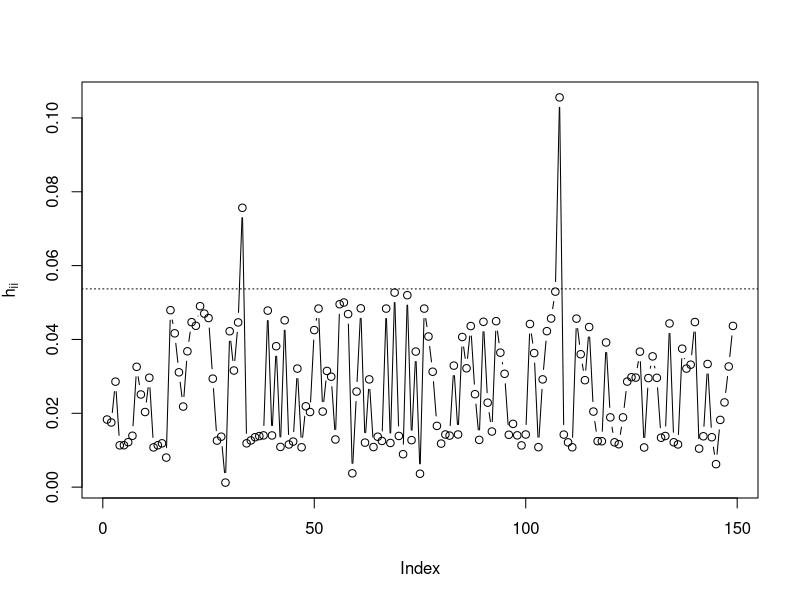

R code for this plot:
### Exercise 6 GRM


# load needed packages
library(tidyverse)


######## next section does load and clean up the data ########

# load foodstamp data set by using read.table function
foodstamp_data <- read.table("foodstamp.dat", header = FALSE)

# rename columns by using colnames function
colnames(foodstamp_data) <- c("y", "TEN", "SUP", "INC")

# show head and summary of foodstamp data set by using head and summary function
head(foodstamp_data)
summary(foodstamp_data)

# clean up observations with "no income" by using filter function and
# redefine the data set
foodstamp_data <- foodstamp_data %>% filter(INC > 0)

######## next section fits a logit model and computes diagonal elements ########

# fit a generalized linear model with log-link (logit-model) using glm function
# and link = logit
fit_logit_model <- glm(
  formula = y ~ TEN + SUP + INC,
  family = binomial(link = "logit"), data = foodstamp_data
)

# to interpret the model use summary
summary(fit_logit_model)

# function that outputs the diagonal elements of the generalized hat matrix
# of a generalized linear model to later identify high-leverage points
output_diag_elements <- function(glmobject) {
  w <- glmobject$weights # weights of the IWLS-steep
  x <- model.matrix(glmobject) # extract design-matrix X
  wsqrt_x <- sqrt(w) * x
  finv <- summary(glmobject)$cov.scaled # Inverse Fisher-matrix with scaled cov

  calcualte_diag_elements <- diag(wsqrt_x %*% finv %*% t(wsqrt_x))

  return(calcualte_diag_elements)
}

# give out the diagonal elements of the fitted logit-model
diag_elements_logit <- output_diag_elements(fit_logit_model)

######## next section plots the diagonal elements and identifies high-leverage points ########

# set number of observations in data using length function
n <- length(foodstamp_data$y)

# plot of diagonal elements against indicies using plot function to get
# first overview
par(mfrow = c(1, 1))
plot(1:n, diag_elements_logit,
  type = "b", xlab = "Index",
  ylab = expression(h[ii])
)

# identify high-leverage points:
# if H >= 2 * (p/n) where p is the number of coefficients in
# the model and n is the number of observations we have a high-leverage point

# set number of coefficients by using length function
p <- length(fit_logit_model$coef)

# draw a line in the plot to identify high-leverage points optically
# using abline function
abline(h = 2 * p / n, lty = 3)

# identify high-leverage points using which function
show_high_leverage_points <- which(diag_elements_logit > 2 * p / n)

# observation 33 and 108 from the data set seem to be high-leverage points
show_high_leverage_points

######## next section compares my function with an implemented R function  ########

# get diagonal elements using R function hatvalues
diag_elements_r_function <- hatvalues(fit_logit_model)

# we get the same diagonal elements using R's hatvalue function
all.equal(diag_elements_logit, diag_elements_r_function)
